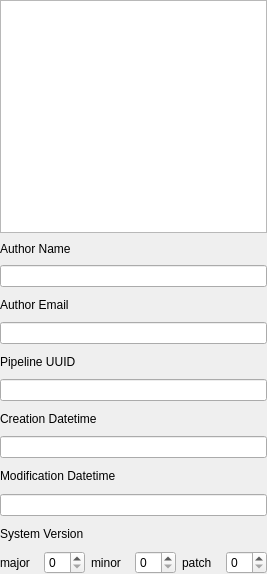
              <widget class="QWidget" name="ANALYSISPanel_Pipeline_Lift_PipelineInfo_Widget">
               <property name="geometry">
                <rect>
                 <x>0</x>
                 <y>0</y>
                 <width>267</width>
                 <height>574</height>
                </rect>
               </property>
               <property name="sizePolicy">
                <sizepolicy hsizetype="Preferred" vsizetype="Minimum">
                 <horstretch>0</horstretch>
                 <verstretch>0</verstretch>
                </sizepolicy>
               </property>
               <property name="acceptDrops">
                <bool>false</bool>
               </property>
               <attribute name="label">
                <string>Pipeline Info</string>
               </attribute>
               <layout class="QVBoxLayout" name="verticalLayout_5" stretch="10,1,1,1,1,1,1,1,1,1,1,1,1">
                <property name="leftMargin">
                 <number>0</number>
                </property>
                <property name="topMargin">
                 <number>0</number>
                </property>
                <property name="rightMargin">
                 <number>0</number>
                </property>
                <property name="bottomMargin">
                 <number>0</number>
                </property>
                <item>
                 <widget class="QTextEdit" name="ANALYSISPanel_Pipeline_Info_textEdit">
                  <property name="sizePolicy">
                   <sizepolicy hsizetype="Preferred" vsizetype="Minimum">
                    <horstretch>0</horstretch>
                    <verstretch>0</verstretch>
                   </sizepolicy>
                  </property>
                  <property name="minimumSize">
                   <size>
                    <width>0</width>
                    <height>40</height>
                   </size>
                  </property>
                  <property name="tabChangesFocus">
                   <bool>false</bool>
                  </property>
                  <property name="readOnly">
                   <bool>false</bool>
                  </property>
                 </widget>
                </item>
                <item>
                 <layout class="QHBoxLayout" name="horizontalLayout_2">
                  <property name="sizeConstraint">
                   <enum>QLayout::SetDefaultConstraint</enum>
                  </property>
                  <item>
                   <widget class="QLabel" name="label_34">
                    <property name="sizePolicy">
                     <sizepolicy hsizetype="Preferred" vsizetype="Fixed">
                      <horstretch>0</horstretch>
                      <verstretch>0</verstretch>
                     </sizepolicy>
                    </property>
                    <property name="text">
                     <string>Author Name</string>
                    </property>
                   </widget>
                  </item>
                  <item>
                   <spacer name="horizontalSpacer">
                    <property name="orientation">
                     <enum>Qt::Horizontal</enum>
                    </property>
                    <property name="sizeHint" stdset="0">
                     <size>
                      <width>40</width>
                      <height>20</height>
                     </size>
                    </property>
                   </spacer>
                  </item>
                 </layout>
                </item>
                <item>
                 <widget class="QLineEdit" name="ANALYSISPanel_Pipeline_Info__AuthorName_lineEdit"/>
                </item>
                <item>
                 <layout class="QHBoxLayout" name="horizontalLayout_3">
                  <item>
                   <widget class="QLabel" name="label_35">
                    <property name="text">
                     <string>Author Email</string>
                    </property>
                   </widget>
                  </item>
                  <item>
                   <spacer name="horizontalSpacer_2">
                    <property name="orientation">
                     <enum>Qt::Horizontal</enum>
                    </property>
                    <property name="sizeHint" stdset="0">
                     <size>
                      <width>40</width>
                      <height>20</height>
                     </size>
                    </property>
                   </spacer>
                  </item>
                 </layout>
                </item>
                <item>
                 <widget class="QLineEdit" name="ANALYSISPanel_Pipeline_Info_AuthorEmail_lineEdit"/>
                </item>
                <item>
                 <layout class="QHBoxLayout" name="horizontalLayout_4">
                  <item>
                   <widget class="QLabel" name="label_36">
                    <property name="text">
                     <string>Pipeline UUID</string>
                    </property>
                   </widget>
                  </item>
                  <item>
                   <spacer name="horizontalSpacer_3">
                    <property name="orientation">
                     <enum>Qt::Horizontal</enum>
                    </property>
                    <property name="sizeHint" stdset="0">
                     <size>
                      <width>40</width>
                      <height>20</height>
                     </size>
                    </property>
                   </spacer>
                  </item>
                 </layout>
                </item>
                <item>
                 <widget class="QLineEdit" name="ANALYSISPanel_Pipeline_Info_UUID_lineEdit"/>
                </item>
                <item>
                 <layout class="QHBoxLayout" name="horizontalLayout_9">
                  <item>
                   <widget class="QLabel" name="label_41">
                    <property name="text">
                     <string>Creation Datetime</string>
                    </property>
                   </widget>
                  </item>
                  <item>
                   <spacer name="horizontalSpacer_9">
                    <property name="orientation">
                     <enum>Qt::Horizontal</enum>
                    </property>
                    <property name="sizeHint" stdset="0">
                     <size>
                      <width>40</width>
                      <height>20</height>
                     </size>
                    </property>
                   </spacer>
                  </item>
                 </layout>
                </item>
                <item>
                 <widget class="QLineEdit" name="ANALYSISPanel_Pipeline_Info_CreationDatetime_lineEdit"/>
                </item>
                <item>
                 <layout class="QHBoxLayout" name="horizontalLayout_8">
                  <item>
                   <widget class="QLabel" name="label_40">
                    <property name="text">
                     <string>Modification Datetime</string>
                    </property>
                   </widget>
                  </item>
                  <item>
                   <spacer name="horizontalSpacer_8">
                    <property name="orientation">
                     <enum>Qt::Horizontal</enum>
                    </property>
                    <property name="sizeHint" stdset="0">
                     <size>
                      <width>40</width>
                      <height>20</height>
                     </size>
                    </property>
                   </spacer>
                  </item>
                 </layout>
                </item>
                <item>
                 <widget class="QLineEdit" name="ANALYSISPanel_Pipeline_Info_ModificationDatetime_lineEdit"/>
                </item>
                <item>
                 <layout class="QHBoxLayout" name="horizontalLayout_13">
                  <item>
                   <widget class="QLabel" name="label_45">
                    <property name="text">
                     <string>System Version</string>
                    </property>
                   </widget>
                  </item>
                  <item>
                   <spacer name="horizontalSpacer_13">
                    <property name="orientation">
                     <enum>Qt::Horizontal</enum>
                    </property>
                    <property name="sizeHint" stdset="0">
                     <size>
                      <width>40</width>
                      <height>20</height>
                     </size>
                    </property>
                   </spacer>
                  </item>
                 </layout>
                </item>
                <item>
                 <layout class="QHBoxLayout" name="horizontalLayout_10">
                  <property name="spacing">
                   <number>-1</number>
                  </property>
                  <property name="sizeConstraint">
                   <enum>QLayout::SetDefaultConstraint</enum>
                  </property>
                  <item>
                   <layout class="QHBoxLayout" name="horizontalLayout">
                    <item>
                     <widget class="QLabel" name="label_39">
                      <property name="text">
                       <string>major</string>
                      </property>
                     </widget>
                    </item>
                    <item>
                     <widget class="QSpinBox" name="pipelineInfo_systemVersion_majorVersion_spinBox"/>
                    </item>
                   </layout>
                  </item>
                  <item>
                   <layout class="QHBoxLayout" name="horizontalLayout_7">
                    <item>
                     <widget class="QLabel" name="label_46">
                      <property name="text">
                       <string>minor</string>
                      </property>
                     </widget>
                    </item>
                    <item>
                     <widget class="QSpinBox" name="pipelineInfo_systemVersion_minorVersion_spinBox"/>
                    </item>
                   </layout>
                  </item>
                  <item>
                   <layout class="QHBoxLayout" name="horizontalLayout_6">
                    <item>
                     <widget class="QLabel" name="label_47">
                      <property name="text">
                       <string>patch</string>
                      </property>
                     </widget>
                    </item>
                    <item>
                     <widget class="QSpinBox" name="pipelineInfo_systemVersion_patchVersion_spinBox"/>
                    </item>
                   </layout>
                  </item>
                 </layout>
                </item>
               </layout>
              </widget>
